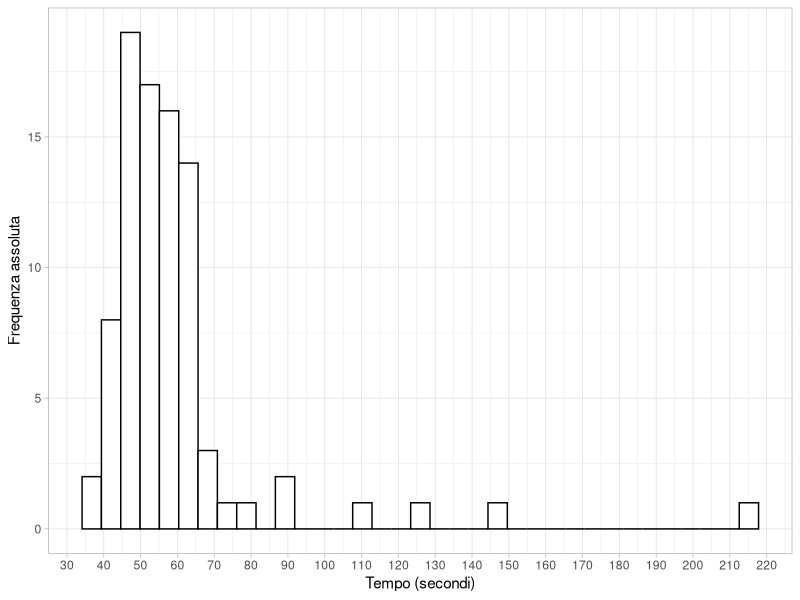
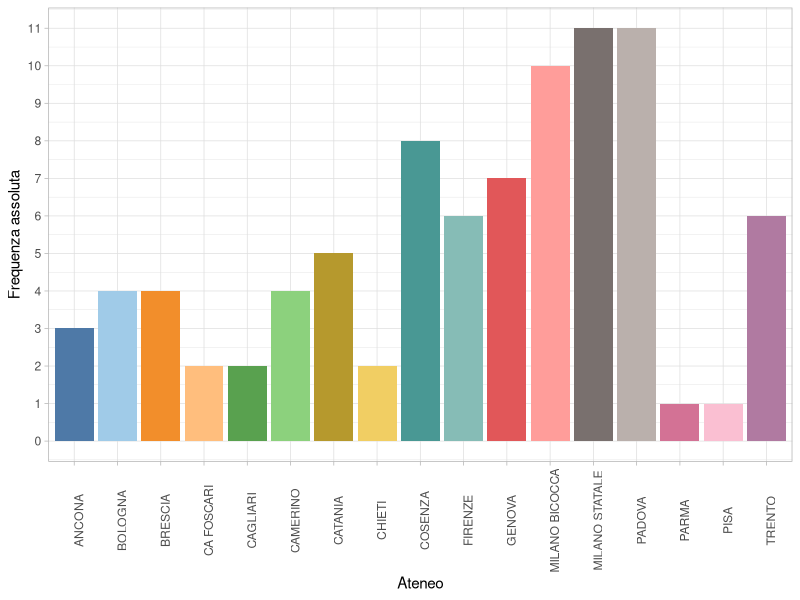
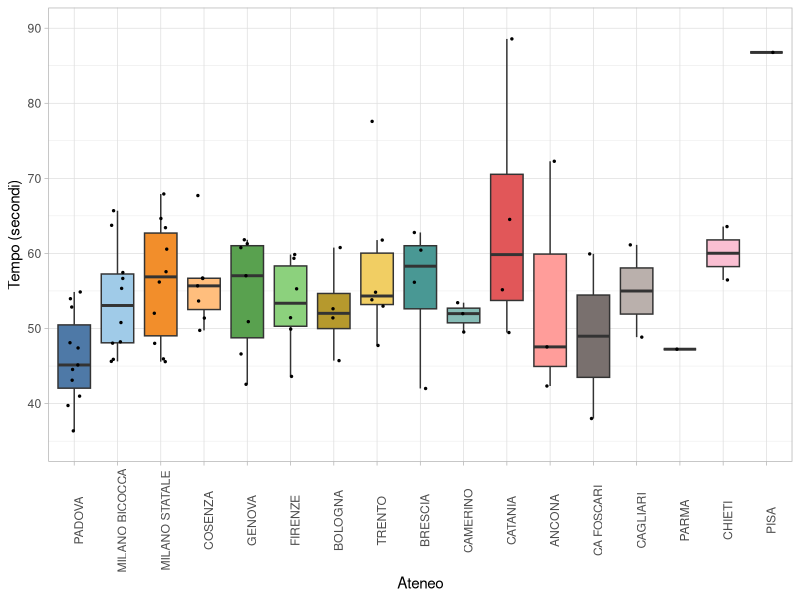
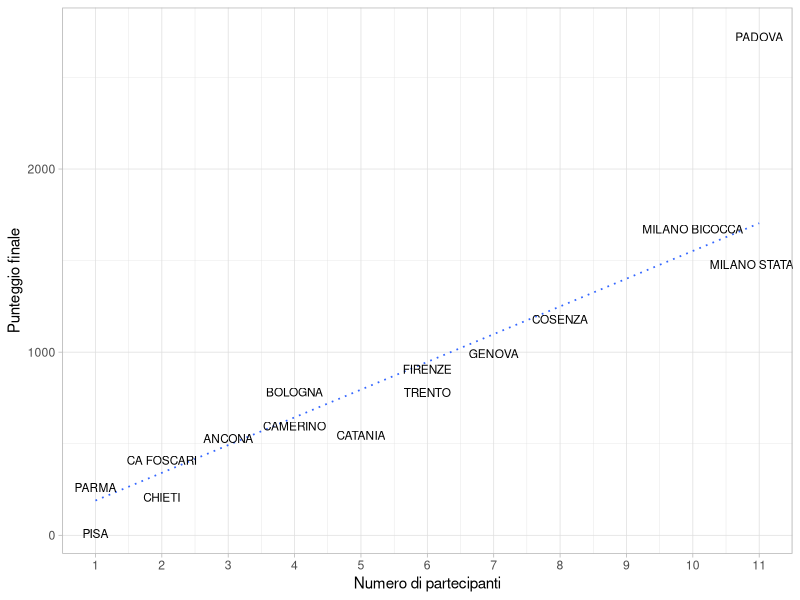
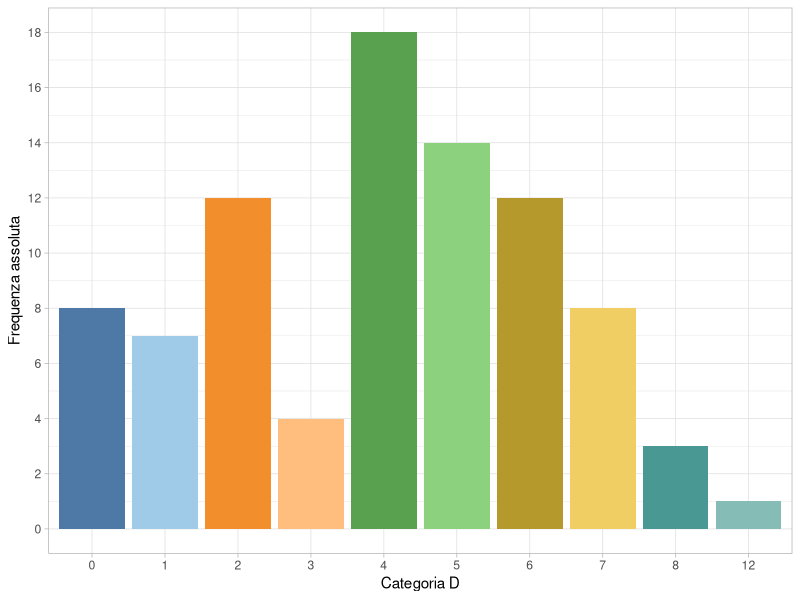
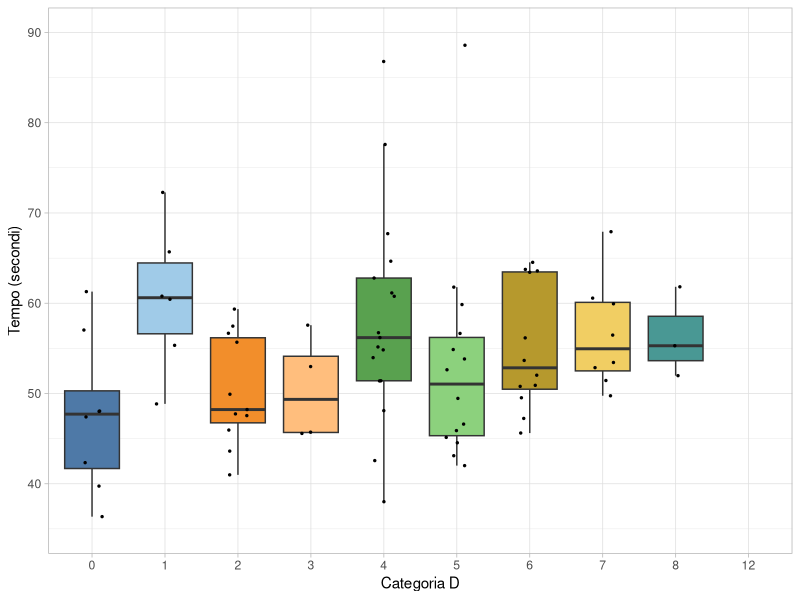
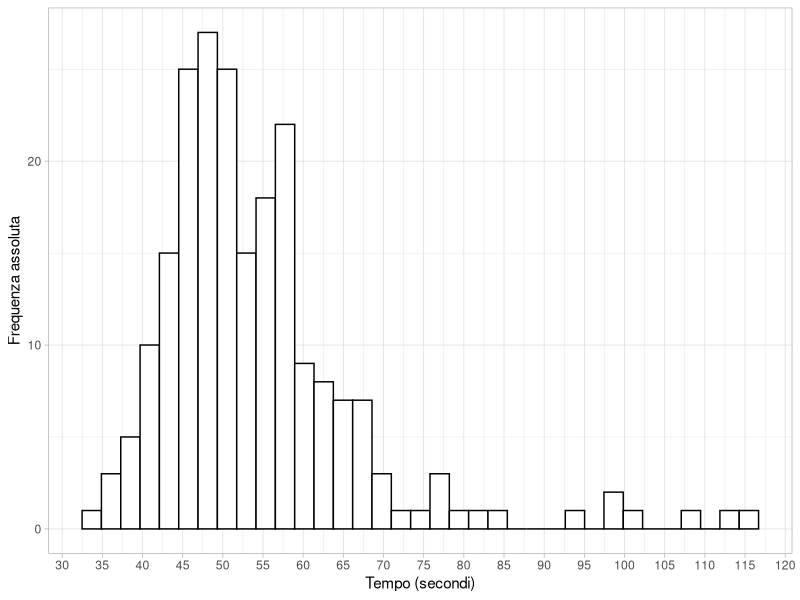
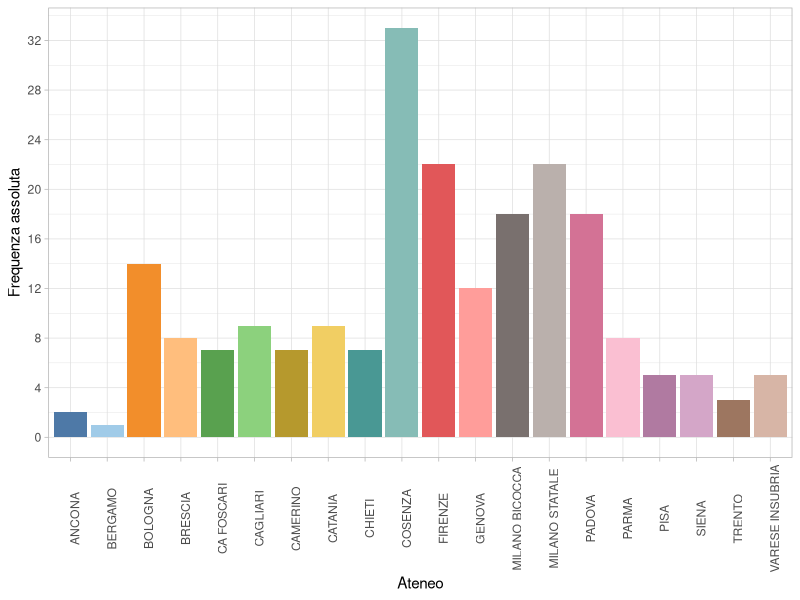

Reproduce these figures in R, in order.
## ---- chunk 1
#| echo: false
#| message: false
rm(list = ls())
gigante_f <- read.csv("gigante_femminile.csv", sep = ";")

library(tidyverse)
library(lubridate)
library(stringr)
library(ggthemes)

gigante_f$Categoria <- as.numeric(str_remove(gigante_f$Categoria, "D"))

gigante_f$Tempo[1:62] <- paste("0:", gigante_f$Tempo[1:62], sep = "")
gigante_f$Tempo <- ms(gigante_f$Tempo)

gigante_f$Ateneo <- as.factor(gigante_f$Ateneo)
gigante_f$Categoria <- as.factor(gigante_f$Categoria)
# glimpse(gigante_f)
## ---- chunk 2
atenei <- read.csv("atenei.csv", sep = ";")

gigante_f_freq <- data.frame(table(gigante_f$Ateneo))
gigante_f_freq$Tempo_Eccellenza <- tapply(as.numeric(gigante_f$Tempo), 
                                        gigante_f$Ateneo, function(x) mean(head(x, n = 4)))
colnames(gigante_f_freq) <- c("Ateneo", "Partecipanti", "Tempo_migliori_4")
gigante_f_freq <- merge(subset(atenei, select = c(Ateneo, Gigante_F)), gigante_f_freq, by = "Ateneo")
colnames(gigante_f_freq) <- c("Ateneo", "Graduatoria","Partecipanti", "Tempo_migliori_4")
## ---- chunk 3
#| fig-width: 8
#| fig-height: 4
ggplot(data = gigante_f, aes(x = Tempo, y = after_stat(count))) + geom_histogram(fill = "white", col = "black", bins = 35) + theme_light() + ylab("Frequenza assoluta") + xlab("Tempo (secondi)") + scale_x_continuous(n.breaks = 20)
## ---- chunk 4
tab <- c(summary(as.numeric(gigante_f$Tempo)))[-4]
names(tab) <- c("Tempo migliore", "Primo quartile", "Tempo mediano", "Terzo quartile", "Tempo peggiore")
knitr::kable(t(tab), digits = 2)
## ---- chunk 5
#| fig-width: 8
#| fig-height: 4
ggplot(data = gigante_f, aes(x = Ateneo, y = after_stat(count), fill = Ateneo)) + geom_bar() + theme_light() + ylab("Frequenza assoluta") + theme_light() + theme(axis.text.x = element_text(angle = 90), legend.position = "none") + scale_fill_tableau(palette = "Tableau 20") + scale_y_continuous(n.breaks = 10)
## ---- chunk 6
#| warning: false
#| fig-width: 8
#| fig-height: 5

gigante_f$Ateneo <- factor(gigante_f$Ateneo, 
                           levels = levels(gigante_f$Ateneo)[order(gigante_f_freq$Graduatoria, decreasing = TRUE)], 
                           ordered = TRUE)
ggplot(data = gigante_f, aes(x = Ateneo, y = Tempo, fill = Ateneo)) + geom_boxplot(outlier.size = 0, outlier.alpha = 0) + geom_jitter(width = 0.15, size = 0.5) + theme_light() + theme(axis.text.x = element_text(angle = 90), legend.position = "none") + xlab("Ateneo") + ylab("Tempo (secondi)") + ylim(c(35, 90)) + scale_fill_tableau(palette = "Tableau 20")
## ---- chunk 7
#| warning: false
#| message: false
#| fig-width: 10
#| fig-height: 5
library(MASS)
ggplot(data = gigante_f_freq, aes(x = Partecipanti, y = Graduatoria, label = Ateneo))  + theme_light() + xlab("Numero di partecipanti") + ylab("Punteggio finale") + geom_smooth(method = "rlm", se = F, linetype = "dotted", size = 0.6) + geom_text(size = 3, vjust = "top", check_overlap = TRUE)+ scale_x_continuous(n.breaks = 10)
## ---- chunk 8
#| fig-width: 8
#| fig-height: 4
ggplot(data = gigante_f, aes(x = Categoria, y = after_stat(count), fill = Categoria)) + geom_bar() + theme_light() + ylab("Frequenza assoluta") + theme_light() + theme(legend.position = "none") + scale_fill_tableau(palette = "Tableau 20") + scale_y_continuous(n.breaks = 10) + xlab("Categoria D")
## ---- chunk 9
#| warning: false
#| fig-width: 8
#| fig-height: 4
ggplot(data = gigante_f, aes(x = Categoria, y = Tempo, fill = Categoria)) + geom_boxplot(outlier.size = 0, outlier.alpha = 0) + geom_jitter(width = 0.15, size = 0.5) + theme_light() + theme( legend.position = "none") + ylab("Tempo (secondi)") + ylim(c(35, 90)) + xlab("Categoria D") + scale_fill_tableau(palette = "Tableau 20")
## ---- chunk 10
#| echo: false
#| message: false
gigante_m <- read.csv("gigante_maschile.csv", sep = ";")

gigante_m$Categoria <- str_remove(gigante_m$Categoria, "A")
gigante_m$Categoria <- str_remove(gigante_m$Categoria, "B")
gigante_m$Categoria <- str_remove(gigante_m$Categoria, "C")
gigante_m$Categoria <- as.numeric(str_remove(gigante_m$Categoria, "D"))

gigante_m$Tempo[1:173] <- paste("0:", gigante_m$Tempo[1:173], sep = "")
gigante_m$Tempo <- ms(gigante_m$Tempo)

gigante_m$Ateneo <- as.factor(gigante_m$Ateneo)
gigante_m$Categoria <- as.factor(gigante_m$Categoria)
# glimpse(gigante_m)
## ---- chunk 11
gigante_m_freq <- data.frame(table(gigante_m$Ateneo))
gigante_m_freq$Tempo_Eccellenza <- tapply(as.numeric(gigante_m$Tempo), 
                                        gigante_m$Ateneo, function(x) mean(head(x, n = 4)))
colnames(gigante_m_freq) <- c("Ateneo", "Partecipanti", "Tempo_migliori_4")
gigante_m_freq <- merge(subset(atenei, select = c(Ateneo, Gigante_M)), gigante_m_freq, by = "Ateneo")
colnames(gigante_m_freq) <- c("Ateneo", "Graduatoria","Partecipanti", "Tempo_migliori_4")
## ---- chunk 12
#| fig-width: 8
#| fig-height: 4
ggplot(data = gigante_m, aes(x = Tempo, y = after_stat(count))) + geom_histogram(fill = "white", col = "black", bins = 35) + theme_light() + ylab("Frequenza assoluta") + xlab("Tempo (secondi)") + scale_x_continuous(n.breaks = 20)
## ---- chunk 13
tab <- c(summary(as.numeric(gigante_m$Tempo)))[-4]
names(tab) <- c("Tempo migliore", "Primo quartile", "Tempo mediano", "Terzo quartile", "Tempo peggiore")
knitr::kable(t(tab), digits = 2)
## ---- chunk 14
#| fig-width: 8
#| fig-height: 5
ggplot(data = gigante_m, aes(x = Ateneo, y = after_stat(count), fill = Ateneo)) + geom_bar() + theme_light() + ylab("Frequenza assoluta") + theme_light() + theme(axis.text.x = element_text(angle = 90), legend.position = "none") + scale_fill_tableau(palette = "Tableau 20") + scale_y_continuous(n.breaks = 12)
## ---- chunk 15
#| warning: false
#| fig-width: 8
#| fig-height: 5

gigante_m$Ateneo <- factor(gigante_m$Ateneo, 
                           levels = levels(gigante_m$Ateneo)[order(gigante_m_freq$Graduatoria, decreasing = TRUE)], 
                           ordered = TRUE)
ggplot(data = gigante_m, aes(x = Ateneo, y = Tempo, fill = Ateneo)) + geom_boxplot(outlier.size = 0, outlier.alpha = 0) + geom_jitter(width = 0.15, size = 0.5) + theme_light() + theme(axis.text.x = element_text(angle = 90), legend.position = "none") + xlab("Ateneo") + ylab("Tempo (secondi)") + scale_fill_tableau(palette = "Tableau 20") + scale_y_continuous(n.breaks = 10)
## ---- chunk 16
#| warning: false
#| message: false
#| fig-width: 10
#| fig-height: 5
ggplot(data = gigante_m_freq, aes(x = Partecipanti, y = Graduatoria, label = Ateneo))  + theme_light() + xlab("Numero di partecipanti") + ylab("Punteggio finale") + geom_smooth(method = "rlm", se = F, linetype = "dotted", size = 0.6) + geom_text(size = 3, vjust = "top", check_overlap = TRUE)+ scale_x_continuous(n.breaks = 20)
## ---- chunk 17
#| fig-width: 8
#| fig-height: 4
ggplot(data = gigante_m, aes(x = Categoria, y = after_stat(count), fill = Categoria)) + geom_bar() + theme_light() + ylab("Frequenza assoluta") + theme_light() + theme(legend.position = "none") + scale_fill_tableau(palette = "Tableau 20") + scale_y_continuous(n.breaks = 10) + xlab("Categoria (A,B,C,D)")
## ---- chunk 18
#| warning: false
#| fig-width: 8
#| fig-height: 4
ggplot(data = gigante_m, aes(x = Categoria, y = Tempo, fill = Categoria)) + geom_boxplot(outlier.size = 0, outlier.alpha = 0) + geom_jitter(width = 0.15, size = 0.5) + theme_light() + theme( legend.position = "none") + ylab("Tempo (secondi)") + xlab("Categoria (A,B,C,D)") + scale_fill_tableau(palette = "Tableau 20")+ scale_y_continuous(n.breaks = 12)
## ---- chunk 19
#| echo: false
#| message: false
fondo_tc_m <- read.csv("fondo_tc_maschile.csv", sep = ";")

fondo_tc_m$Categoria <- str_remove(fondo_tc_m$Categoria, "A")
fondo_tc_m$Categoria <- str_remove(fondo_tc_m$Categoria, "B")
fondo_tc_m$Categoria <- str_remove(fondo_tc_m$Categoria, "C")
fondo_tc_m$Categoria <- as.numeric(str_remove(fondo_tc_m$Categoria, "D"))

fondo_tc_m$Tempo <- ms(fondo_tc_m$Tempo)

fondo_tc_m$Ateneo <- as.factor(fondo_tc_m$Ateneo)
fondo_tc_m$Categoria <- as.factor(fondo_tc_m$Categoria)
# glimpse(fondo_tc_m)
## ---- chunk 20
fondo_tc_m_freq <- data.frame(table(fondo_tc_m$Ateneo))
fondo_tc_m_freq$Tempo_Eccellenza <- tapply(as.numeric(fondo_tc_m$Tempo), 
                                        fondo_tc_m$Ateneo, function(x) mean(head(x, n = 4)))
colnames(fondo_tc_m_freq) <- c("Ateneo", "Partecipanti", "Tempo_migliori_4")
fondo_tc_m_freq <- merge(subset(atenei, select = c(Ateneo, Fondo_TC)), fondo_tc_m_freq, by = "Ateneo")
colnames(fondo_tc_m_freq) <- c("Ateneo", "Graduatoria","Partecipanti", "Tempo_migliori_4")
## ---- chunk 21
#| fig-width: 8
#| fig-height: 4
ggplot(data = fondo_tc_m, aes(x = as.numeric(Tempo) / 60, y = after_stat(count))) + geom_histogram(fill = "white", col = "black", bins = 20) + theme_light() + ylab("Frequenza assoluta") + xlab("Tempo (minuti)") + scale_x_continuous(n.breaks = 20)
## ---- chunk 22
tab <- c(summary(as.numeric(fondo_tc_m$Tempo) / 60))[-4]
names(tab) <- c("Tempo migliore", "Primo quartile", "Tempo mediano", "Terzo quartile", "Tempo peggiore")
knitr::kable(t(tab), digits = 0)
## ---- chunk 23
#| fig-width: 8
#| fig-height: 5
ggplot(data = fondo_tc_m, aes(x = Ateneo, y = after_stat(count), fill = Ateneo)) + geom_bar() + theme_light() + ylab("Frequenza assoluta") + theme_light() + theme(axis.text.x = element_text(angle = 90), legend.position = "none") + scale_fill_tableau(palette = "Tableau 20") + scale_y_continuous(n.breaks = 12)
## ---- chunk 24
#| warning: false
#| fig-width: 8
#| fig-height: 5

fondo_tc_m$Ateneo <- factor(fondo_tc_m$Ateneo, 
                           levels = levels(fondo_tc_m$Ateneo)[order(fondo_tc_m_freq$Graduatoria, decreasing = TRUE)], 
                           ordered = TRUE)
ggplot(data = fondo_tc_m, aes(x = Ateneo, y = Tempo, fill = Ateneo)) + geom_boxplot(outlier.size = 0, outlier.alpha = 0) + geom_jitter(width = 0.15, size = 0.5) + theme_light() + theme(axis.text.x = element_text(angle = 90), legend.position = "none") + xlab("Ateneo") + ylab("Tempo (secondi)") + scale_fill_tableau(palette = "Tableau 20")
## ---- chunk 25
#| fig-width: 8
#| fig-height: 4
ggplot(data = fondo_tc_m, aes(x = Categoria, y = after_stat(count), fill = Categoria)) + geom_bar() + theme_light() + ylab("Frequenza assoluta") + theme_light() + theme(legend.position = "none") + scale_fill_tableau(palette = "Tableau 20") + scale_y_continuous(n.breaks = 10) + xlab("Categoria (A,B,C,D)")
## ---- chunk 26
#| warning: false
#| fig-width: 8
#| fig-height: 4
ggplot(data = fondo_tc_m, aes(x = Categoria, y = Tempo, fill = Categoria)) + geom_boxplot(outlier.size = 0, outlier.alpha = 0) + geom_jitter(width = 0.15, size = 0.5) + theme_light() + theme( legend.position = "none") + ylab("Tempo (secondi)") + xlab("Categoria (A,B,C,D)") + scale_fill_tableau(palette = "Tableau 20")
